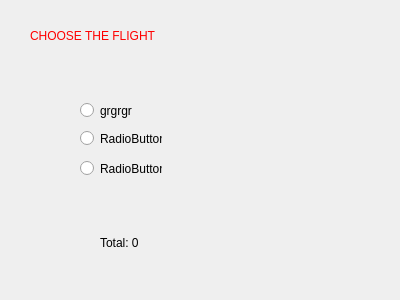
<?xml version="1.0" encoding="UTF-8"?>
<ui version="4.0">
 <class>Dialog</class>
 <widget class="QDialog" name="Dialog">
  <property name="geometry">
   <rect>
    <x>0</x>
    <y>0</y>
    <width>400</width>
    <height>300</height>
   </rect>
  </property>
  <property name="windowTitle">
   <string>Dialog</string>
  </property>
  <widget class="QLabel" name="label">
   <property name="geometry">
    <rect>
     <x>30</x>
     <y>20</y>
     <width>331</width>
     <height>31</height>
    </rect>
   </property>
   <property name="styleSheet">
    <string notr="true">color:rgb(255, 0, 0);
font: 75 28pt &quot;MS Shell Dlg 2&quot;;</string>
   </property>
   <property name="text">
    <string>CHOOSE THE FLIGHT </string>
   </property>
  </widget>
  <widget class="QRadioButton" name="radioButton_1">
   <property name="enabled">
    <bool>true</bool>
   </property>
   <property name="geometry">
    <rect>
     <x>80</x>
     <y>100</y>
     <width>111</width>
     <height>21</height>
    </rect>
   </property>
   <property name="contextMenuPolicy">
    <enum>Qt::NoContextMenu</enum>
   </property>
   <property name="text">
    <string>grgrgr</string>
   </property>
  </widget>
  <widget class="QRadioButton" name="radioButton_2">
   <property name="geometry">
    <rect>
     <x>80</x>
     <y>130</y>
     <width>82</width>
     <height>17</height>
    </rect>
   </property>
   <property name="text">
    <string>RadioButton</string>
   </property>
  </widget>
  <widget class="QRadioButton" name="radioButton_3">
   <property name="geometry">
    <rect>
     <x>80</x>
     <y>160</y>
     <width>82</width>
     <height>17</height>
    </rect>
   </property>
   <property name="text">
    <string>RadioButton</string>
   </property>
  </widget>
  <widget class="QLabel" name="labelResult">
   <property name="geometry">
    <rect>
     <x>100</x>
     <y>232</y>
     <width>91</width>
     <height>21</height>
    </rect>
   </property>
   <property name="text">
    <string>Total: 0</string>
   </property>
  </widget>
 </widget>
 <resources/>
 <connections/>
</ui>
